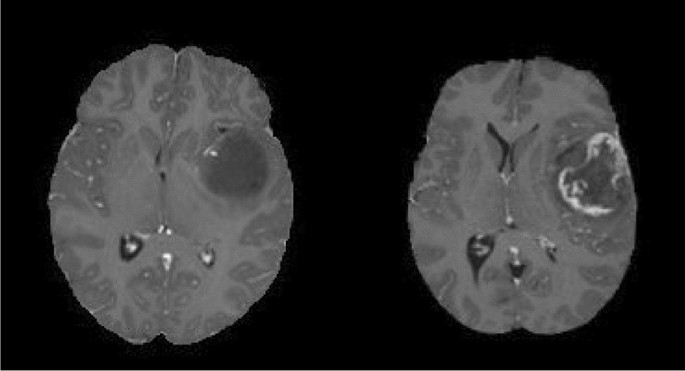
#> input picture uploads/RAW BRAIN.jpg, 685 x 371 px
$ python -i app.py   (imports and definitions only)   (older library calls are emulated)
#> lines starting #> are read from the running program, lines starting #| are printed output that depends on the picture; after the words box and inside, x2 and y2 are one past the last pixel; in counts of white or black regions, pixels touching at a corner belong together
#> further down, picture is the input picture: shape (371, 685, 3); min 0, max 255, mean 43.2
from flask import Flask, request, jsonify, send_from_directory, render_template
import os
import cv2
import numpy as np
from skimage.restoration import denoise_tv_chambolle
from skimage import exposure
from scipy.signal import convolve2d

# [1 line not run here, left out]

UPLOAD_FOLDER = 'uploads'
RESULTS_FOLDER = 'results'
# [2 lines not run here, left out]

import numpy as np
import cv2

import numpy as np
import cv2

# 1. Smooth CLAHE
# [92 lines left out: functions smooth_clahe, smooth_gaussian_blur, refined_adaptive_masking, final_enhancement, refined_preprocess_xray, not called in this run]


# FILTER 2: Brain MRI Enhancement
import numpy as np
import cv2

# 1. Custom Anisotropic Diffusion
# [150 lines left out: functions anisotropic_diffusion, smooth_clahe, smooth_gaussian_blur, custom_gamma_correction, poisson_noise, brain_mri_enhancement and 1 more, not called in this run]


# FILTER 4: Vessel Enhancement
import numpy as np
import cv2


# 1. CLAHE

def smooth_clahe(image, clip_limit=2.0, grid_size=(8, 8)):

    # Apply CLAHE
#> called with clip_limit = 2, grid_size = (8, 8)
    clahe = cv2.createCLAHE(clipLimit=clip_limit, tileGridSize=grid_size)
    result = clahe.apply(image)
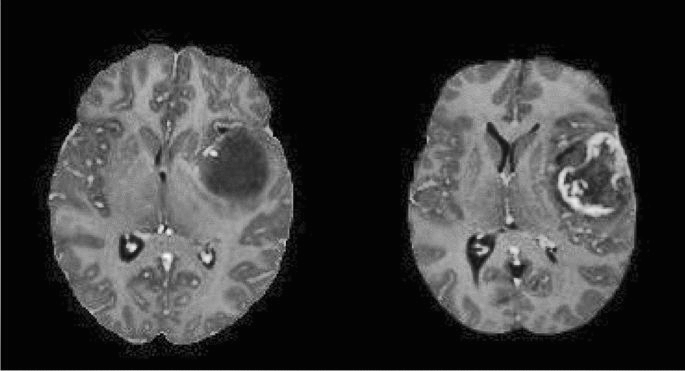
#> result: shape (371, 685); min 2, max 255, mean 54.6


    return cv2.GaussianBlur(result, (3, 3), 0)


# 2. Top-hat Preprocessing

def custom_top_hat(image, kernel_size=(15, 15)):

#> called with kernel_size = (15, 15)
    image = cv2.normalize(image, None, 0, 255, cv2.NORM_MINMAX)

    # Use an adaptive kernel size
    kernel = cv2.getStructuringElement(cv2.MORPH_ELLIPSE, kernel_size)

    # Morphological transformation
    background = cv2.morphologyEx(image, cv2.MORPH_CLOSE, kernel)
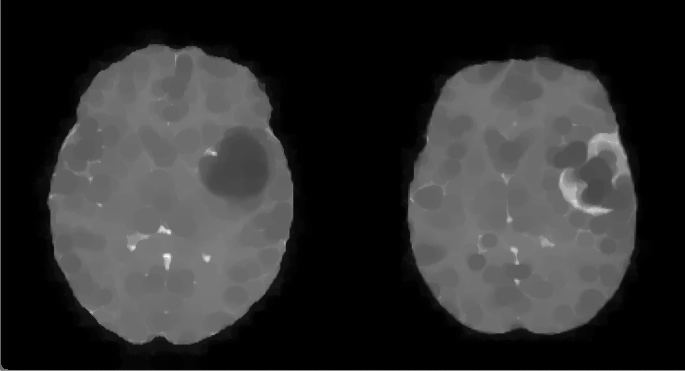
#> background: shape (371, 685); min 0, max 255, mean 47.2
    top_hat = cv2.subtract(image, background)
#> top_hat: shape (371, 685); every value is 0

    # Normalize output
    top_hat = cv2.normalize(top_hat, None, 0, 255, cv2.NORM_MINMAX)

    # Apply light smoothing to avoid noise spikes
    return cv2.GaussianBlur(top_hat, (3, 3), 0)


# 3. Gaussian Smoothing

def custom_gaussian_blur(image, kernel_size=5, sigma=1.0):
    """
    Custom Gaussian Blur implementation for artifact smoothing.
    """
#> called with kernel_size = 5, sigma = 1
    k = kernel_size // 2
    x, y = np.meshgrid(np.arange(-k, k + 1), np.arange(-k, k + 1))
    kernel = np.exp(-(x ** 2 + y ** 2) / (2 * sigma ** 2))
    kernel /= kernel.sum()

    # Apply convolution
    padded_image = np.pad(image, k, mode='reflect')
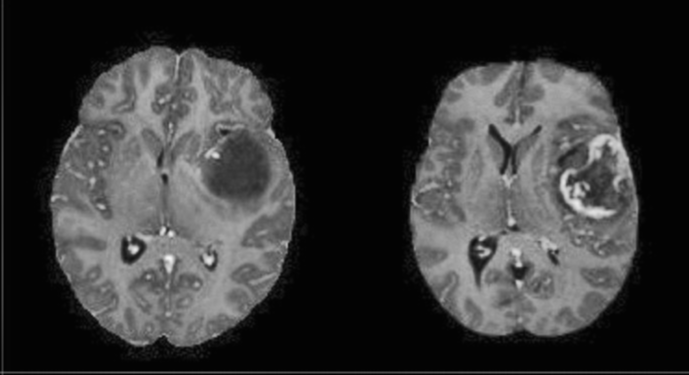
#> padded_image: shape (375, 689); min 2, max 246, mean 53.7
    output = np.zeros_like(image)

    for i in range(image.shape[0]):
        for j in range(image.shape[1]):
            region = padded_image[i:i + kernel_size, j:j + kernel_size]
            output[i, j] = np.sum(region * kernel)

    return output


# 4. Vessel Mask Extraction

def vessel_mask_extraction(image, top_hat):

    # Combine CLAHE and Top-hat outputs
    combined = cv2.addWeighted(image, 0.7, top_hat, 0.3, 0)
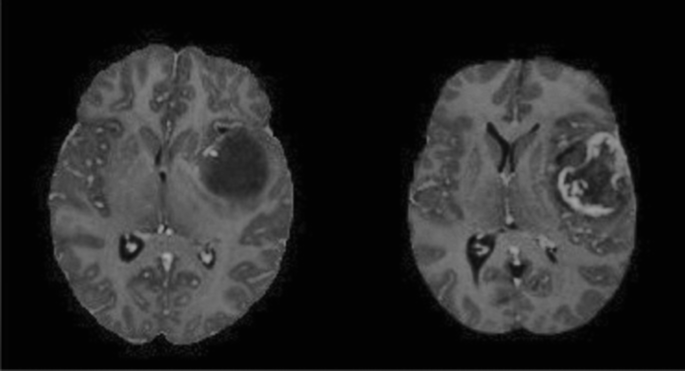
#> combined: shape (371, 685); min 1, max 172, mean 38.1

    # Apply adaptive thresholding
    mask = cv2.adaptiveThreshold(
        combined, 255, cv2.ADAPTIVE_THRESH_GAUSSIAN_C,
        cv2.THRESH_BINARY, 11, 2
    )
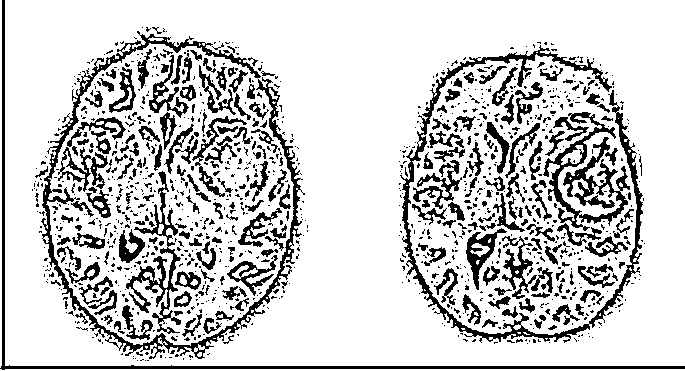
#> mask: shape (371, 685); 80.7% white; 1117 black regions (880 under 20 px), largest, box (x1, y1, x2, y2) and area: (41, 31, 305, 359) 5344, (400, 45, 643, 343) 4856, (0, 0, 685, 370) 3159

    # Apply final mask smoothing
    mask = cv2.GaussianBlur(mask, (5, 5), 0)
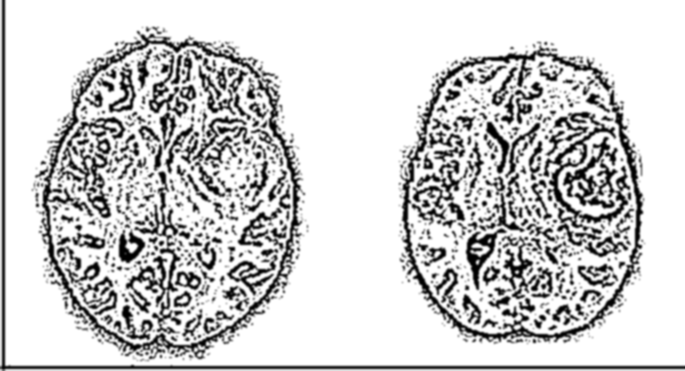
#> mask: shape (371, 685); min 0, max 255, mean 205.8
    return mask


# 5. Final Vessel Enhancement Pipeline

def vessel_enhancement(image):

    # Step 1: Convert to grayscale
    if len(image.shape) == 3 and image.shape[2] == 3:
        image_gray = cv2.cvtColor(image, cv2.COLOR_BGR2GRAY)
    else:
        image_gray = image

    # Step 2: CLAHE preprocessing
    clahe_image = smooth_clahe(image_gray, clip_limit=2.0, grid_size=(8, 8))

    # Step 3: Top-hat preprocessing
    top_hat_image = custom_top_hat(image_gray, kernel_size=(15, 15))

    # Step 4: Gaussian smoothing
    smooth_image = custom_gaussian_blur(clahe_image, kernel_size=5, sigma=1.0)

    # Step 5: Vessel Mask Extraction
    vessel_mask = vessel_mask_extraction(clahe_image, top_hat_image)

    # Return results
    return [
        ('Original Image', image_gray),
        ('Top-hat Preprocessing', top_hat_image),
        ('CLAHE Preprocessing', clahe_image),
        ('Gaussian Smoothing', smooth_image),
        ('Vessel Mask', vessel_mask)
    ]


# FILTER 5: Brain Tumor Detection
# [31 lines left out: function brain_tumor_detection, not called in this run]


# --- Home Page ---
# [3 lines that did not run here, left out]

# --- Process Image ---
# [35 lines that did not run here, left out]


# --- Serve Results ---
# [3 lines that did not run here, left out]

# [2 lines not run here, left out]

>>> import cv2
>>> picture = cv2.imread('uploads/RAW BRAIN.jpg')
>>> result = vessel_enhancement(picture)
#> result = 5 items
